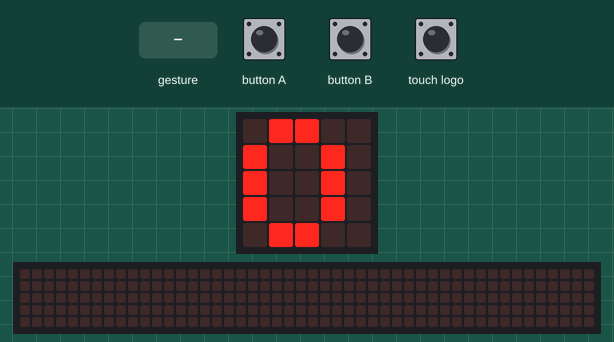
This program was run on a simulated BBC micro:bit (MakeCode). On the bench: the board's 5×5 LED display, a strip that is not on the board, showing the scrolling text unrolled. The test bench sets the inputs (shaded band). A tilt is held for 1.5 s and a shake lasts 1 s, then the board lies face up again; the 48×5 strip is a reading aid, not a part: it shows the text the display is scrolling, unrolled, one strip-width of it at a time.

Above: at 1.2 s.
1.3 s: button B pressed for 0.15 s
At 4.22 s:
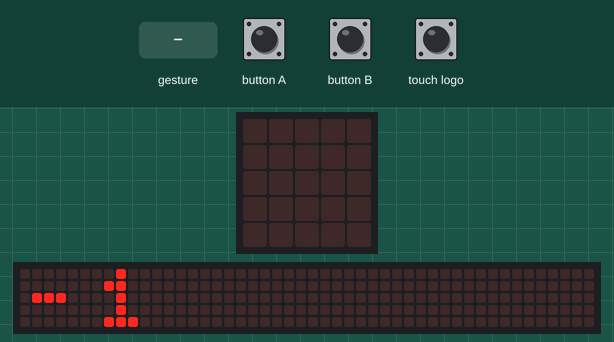
4.8 s: gesture 'shake'
At 7.7 s:
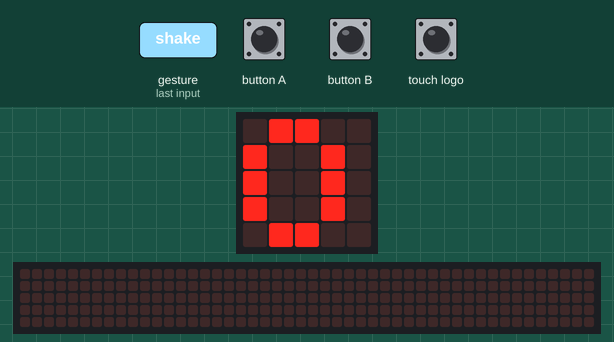
Timing chart, 0 to 8.8 s (numbered marks = the images above; inputs shaded):
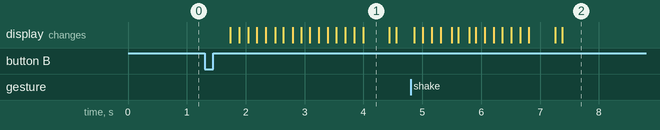

Measured:
- after the input at 1.3 s, the display: first changes after 0.44 s (image 1 shows a later state)
- what the display in image 1 shows lasts 0.4 s, from 4.0 s to 4.4 s

The program:

main.ts
```typescript
input.onLogoEvent(TouchButtonEvent.Pressed, function () {
    _var = 0
})
input.onButtonPressed(Button.A, function () {
    _var += 1
})
input.onGesture(Gesture.Shake, function () {
    _var = 0
})
input.onButtonPressed(Button.B, function () {
    _var += -1
})
let _var = 0
_var = 0
basic.forever(function () {
    basic.showNumber(_var)
    basic.pause(100)
})
```

test.ts
```typescript
// aquí va el archivo "tests"; esto no se compilará cuando este paquete se utilice como una extensión.
```
